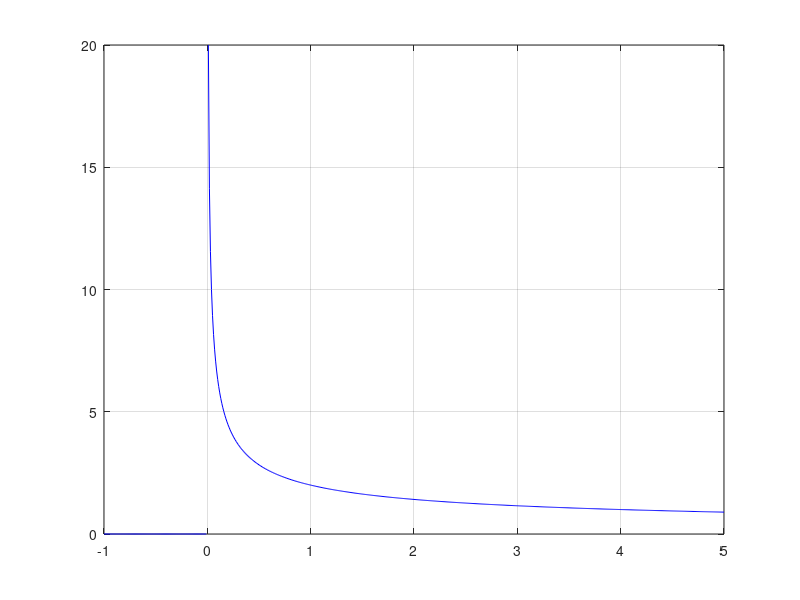

Reproduce this figure in MATLAB. (Note: this script raises an error after producing the figure.)
clear all;

% f = inline('(4 + 2*x.^3) ./ x.^2 - 2*x', 'x');
f = inline('sqrt(4 ./ x)', 'x');
% f = inline('(16 + x.^3) ./ (5*x.^2)', 'x');
x = -1:0.01:5;
plot(x,f(x), 'b');
hold on;
grid;

tol = 1e-5;
x0 = 1;
root = fixed_point(f, x0, tol);
disp(root);
